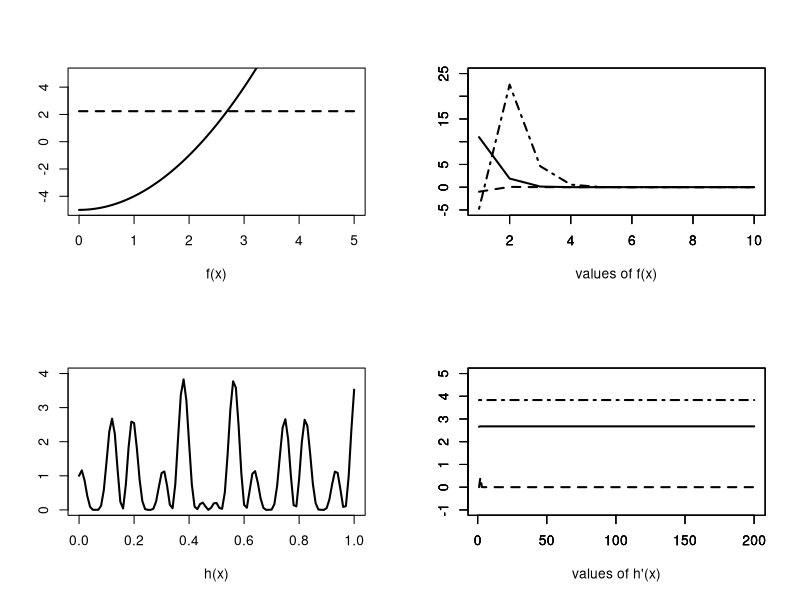

Write R code to recreate this figure.
#Newton Raphson Example for Chapter 1
par(mfrow=c(2,2))
#*******************Finding Square Root*****************************************
NR<-function(x){x^2-b}
NR1<-function(x){2*x}
nsim<-10;b<-5;
xval<-array(0,c(nsim,1))
NRval<-array(0,c(nsim,1))
xval[1]<-4
for(i in 2:nsim){xval[i]<-xval[i-1]-(NR(xval[i-1])/NR1(xval[i-1]))}
plot(function(x)NR(x),xlim=c(0,b),ylim=c(-b,b),lwd=2,xlab="f(x)",ylab="")
par(new=T);lines(x=c(0,5),y=c(sqrt(b),sqrt(b)),lwd=2,lty=2)
bot<--5;top<-25
plot(c(1:nsim),NR(xval),ylim=c(bot,top),type="l",lwd=2,xlab="values of f(x)",ylab="")
xval[1]<-2
for(i in 2:nsim){xval[i]<-xval[i-1]-(NR(xval[i-1])/NR1(xval[i-1]))}
par(new=T);plot(c(1:nsim),NR(xval),ylim=c(bot,top),type="l",lwd=2,lty=2,xlab="",ylab="")
xval[1]<-.5
for(i in 2:nsim){xval[i]<-xval[i-1]-(NR(xval[i-1])/NR1(xval[i-1]))}
par(new=T);plot(c(1:nsim),NR(xval),ylim=c(bot,top),type="l",lwd=2,lty=4,,xlab="",ylab="")
#******************Harder function**********************************************
mci <- function(x){(cos(50*x)+sin(20*x))^2}
mci1<-function(x){2*(cos(50*x) + sin(20*x))*(20*cos(20*x) - 50*sin(50*x))}
mci2<-function(x){100*(8*cos(40*x) - 50*cos(100*x) + 9*sin(30*x) - 49*sin(70*x))}
plot(function(x)mci(x), xlim=c(0,1),ylim=c(0,4),lwd=2,xlab="h(x)",ylab="")
nsim<-200
xval1<-array(0,c(nsim,1));xval2<-xval1;xval3<-xval2
xval1[1]<-.75
for(i in 2:nsim){xval1[i]<-xval1[i-1]-(mci1(xval1[i-1])/mci2(xval1[i-1]));if(xval1[i]<0)xval1[i]<-runif(1)}
xval2[1]<-0.3791249#This is where the max is
for(i in 2:nsim){xval2[i]<-xval2[i-1]-(mci1(xval2[i-1])/mci2(xval2[i-1]));if(xval2[i]<0)xval2[i]<-runif(1)}
xval3[1]<-.25
for(i in 2:nsim){xval3[i]<-xval3[i-1]-(mci1(xval3[i-1])/mci2(xval3[i-1]));if(xval3[i]<0)xval3[i]<-runif(1)}
lower<-min(cbind(xval1,xval2,xval3));upper<-max(cbind(xval1,xval2,xval3));
lower<--1;upper<-5
plot(c(1:nsim),mci(xval1),ylim=c(lower,upper),type="l",lwd=2,xlab="values of h'(x)",ylab="")
par(new=t);plot(c(1:nsim),mci(xval2),type="l",lwd=2,lty=4,ylim=c(lower,upper),xlab="",ylab="")
par(new=t);plot(c(1:nsim),mci(xval3),type="l",lwd=2,lty=2,ylim=c(lower,upper),xlab="",ylab="")
